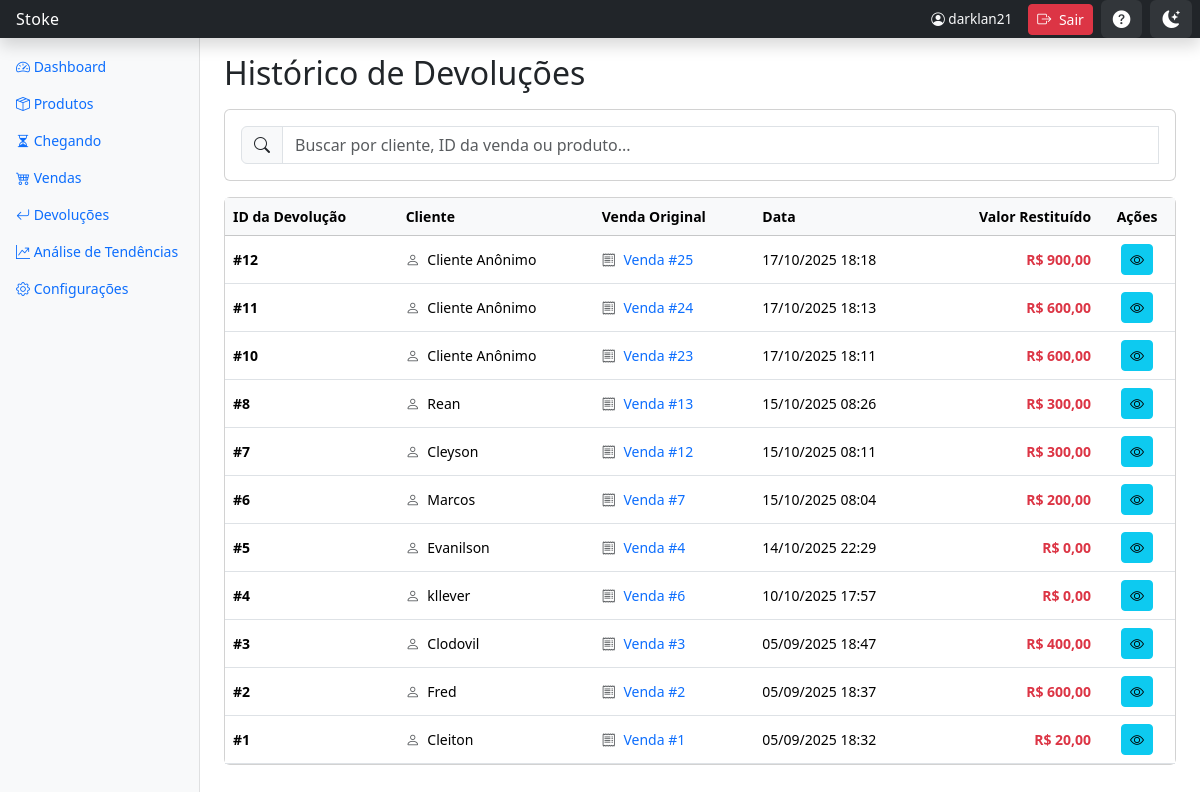
The page /devolucoes/ (signed in) on the database its author committed.
### inventario/models.py (models this page shows, shortened)
class Devolucao(models.Model):
    venda_original = models.ForeignKey(Venda, on_delete=models.CASCADE, related_name='devolucoes')
    data = models.DateTimeField(default=timezone.now)
    motivo = models.TextField(blank=True, null=True)
    @property
    def valor_total_restituido(self):
        total = self.itens_devolvidos.aggregate(
            total=Sum(F('quantidade') * F('item_venda_original__preco_venda_unitario'))
        )['total']
        return total or Decimal('0.00')

class Venda(models.Model):
    TIPO_VENDA_CHOICES = [
        ('LOJA', 'Loja'),
        ('EXTERNA', 'Externa'),
    ]
    STATUS_CHOICES = [
        ('CONCLUIDA', 'Concluída'),
        ('CANCELADA', 'Cancelada'),
    ]
    TIPO_PAGAMENTO_CHOICES = [
        ('DINHEIRO', 'Dinheiro'),
        ('PIX', 'Pix'),
        ('DEBITO', 'Débito'),
        ('CREDITO', 'Crédito'),
    ]
    cliente_nome = models.CharField('Nome do Cliente', max_length=255, blank=True, null=True)
    data = models.DateTimeField(default=timezone.now)
    tipo_venda = models.CharField(max_length=10, choices=TIPO_VENDA_CHOICES, default='LOJA')
    status = models.CharField(max_length=10, choices=STATUS_CHOICES, default='CONCLUIDA')
    desconto = models.DecimalField('Desconto', max_digits=10, decimal_places=2, default=Decimal('0.00'))
    tipo_pagamento = models.CharField('Tipo de Pagamento', max_length=10, choices=TIPO_PAGAMENTO_CHOICES, default='DINHEIRO')
    parcelas = models.PositiveIntegerField('Número de Parcelas', default=1)
    taxa_aplicada = models.DecimalField('Taxa Aplicada (%)', max_digits=5, decimal_places=2, default=Decimal('0.00'))

### inventario/views.py (the view)
# urls.py: path('devolucoes/', views.listar_devolucoes, name='listar_devolucoes'),
def listar_devolucoes(request):
    venda_id = request.GET.get('venda_id')
    if venda_id:
        devolucoes = Devolucao.objects.filter(
            venda_original_id=venda_id
        ).select_related('venda_original').prefetch_related(
            'itens_devolvidos',
            'itens_devolvidos__item_venda_original',
            'itens_devolvidos__item_venda_original__produto'
        ).order_by('-data')
        mensagem_filtro = f"Exibindo devoluções para a Venda #{venda_id}"
    else:
        devolucoes = Devolucao.objects.select_related(
            'venda_original'
        ).prefetch_related(
            'itens_devolvidos',
            'itens_devolvidos__item_venda_original',
            'itens_devolvidos__item_venda_original__produto'
        ).all().order_by('-data')
        mensagem_filtro = None
    paginator = Paginator(devolucoes, 15)
    page_number = request.GET.get('page')
    try:
        page_obj = paginator.get_page(page_number)
    except PageNotAnInteger:
        page_obj = paginator.get_page(1)
    except EmptyPage:
        page_obj = paginator.get_page(paginator.num_pages)
    context = {
        'page_obj': page_obj,
        'devolucoes': page_obj,  # Mantém compatibilidade com template
        'venda_id_filtrada': venda_id,
        'mensagem_filtro': mensagem_filtro
    }
    return render(request, 'inventario/listar_devolucoes.html', context)

### inventario/templates/inventario/listar_devolucoes.html (shortened to what this page needs)
{% extends 'inventario/base.html' %}
{% block content %}
<div class="row align-items-center mb-3">
    <div class="col-12">
        <h1 class="h2 mb-0">Histórico de Devoluções</h1>
    </div>
</div>
<div class="card mb-3">
    <div class="card-body py-3">
        <div class="input-group">
            <span class="input-group-text"><i class="bi bi-search"></i></span>
            <input
                type="text"
                id="searchInput"
                class="form-control"
                placeholder="Buscar por cliente, ID da venda ou produto..."
                autocomplete="off"
            >
        </div>
    </div>
</div>
<div class="card d-none d-lg-block">
    <div class="card-body p-0">
        <div class="table-responsive">
            <table class="table table-hover mb-0">
                <thead class="table-light">
                    <tr>
                        <th>ID da Devolução</th>
                        <th>Cliente</th>
                        <th>Venda Original</th>
                        <th>Data</th>
                        <th class="text-end">Valor Restituído</th>
                        <th class="text-center">Ações</th>
                    </tr>
                </thead>
                <tbody>
                    {% for devolucao in devolucoes %}
                    <tr class="align-middle">
                        <td>
                            <span class="fw-semibold">#{{ devolucao.id }}</span>
                        </td>
                        <td>
                            <i class="bi bi-person text-muted me-1"></i>
                            {{ devolucao.venda_original.cliente_nome|default:"Sem nome" }}
                        </td>
                        <td>
                            <a href="{% url 'inventario:detalhar_venda' pk=devolucao.venda_original.pk %}" class="text-decoration-none">
                                <i class="bi bi-receipt text-muted me-1"></i>
                                Venda #{{ devolucao.venda_original.id }}
                            </a>
                        </td>
                        <td>{{ devolucao.data|date:"d/m/Y H:i" }}</td>
                        <td class="text-end fw-bold text-danger">R$ {{ devolucao.valor_total_restituido|floatformat:2 }}</td>
                        <td class="text-center">
                            <a href="{% url 'inventario:detalhar_devolucao' pk=devolucao.pk %}" class="btn btn-sm btn-info" title="Detalhes">
                                <i class="bi bi-eye"></i>
                            </a>
                        </td>
                    </tr>
                    {% endfor %}
                </tbody>
            </table>
        </div>
    </div>
</div>
{% endblock %}

### inventario/templates/inventario/base.html (shortened to what this page needs)
<!DOCTYPE html>
<html lang="pt-br">
<head>
    {% load static %}
    <link href="https://cdn.jsdelivr.net/npm/bootstrap@5.3.3/dist/css/bootstrap.min.css" rel="stylesheet">
    <link rel="stylesheet" href="https://cdn.jsdelivr.net/npm/bootstrap-icons@1.11.3/font/bootstrap-icons.min.css">
</head>
<body>
    <header class="navbar navbar-dark sticky-top bg-dark flex-md-nowrap p-0 shadow">
        <a class="navbar-brand col-md-3 col-lg-2 me-0 px-3 fs-6" href="{% url 'inventario:dashboard' %}">
            Stoke
        </a>
        <div class="d-flex align-items-center">
            <span class="text-light me-3 d-none d-md-inline" style="font-size: 0.85rem;">
                <i class="bi bi-person-circle"></i> {{ user.username }}
            </span>
            <form method="post" action="{% url 'logout' %}" style="display: inline;" id="logout-form">
                <button type="button" class="btn btn-sm btn-danger me-2" title="Sair do Sistema" onclick="if(confirm('Deseja realmente sair do sistema?')){ document.getElementById('logout-form').submit(); }">
                    <i class="bi bi-box-arrow-right"></i>
                    <span class="d-none d-md-inline ms-1">Sair</span>
                </button>
            </form>
            <button id="help-toggle" class="btn btn-sm me-2" title="Recursos e Ajuda" data-bs-toggle="modal" data-bs-target="#helpModal">
                <i class="bi bi-question-circle-fill"></i>
            </button>
            <button id="theme-toggle" class="btn btn-sm me-2" title="Alternar tema">
                <i class="bi bi-moon-stars-fill" id="theme-icon"></i>
            </button>
        </div>
    </header>
    <div class="container-fluid">
        <div class="row">
            <nav id="sidebarMenu" class="col-md-3 col-lg-2 d-md-block bg-light sidebar collapse">
                <div class="position-sticky">
                    <ul class="nav flex-column">
                        <li class="nav-item">
                            <a href="{% url 'inventario:dashboard' %}" class="nav-link {% if request.resolver_match.url_name == 'dashboard' %}active{% endif %}" aria-current="page">
                                <i class="bi bi-speedometer2"></i> Dashboard
                            </a>
                        </li>
                        <li class="nav-item">
                            <a href="{% url 'inventario:listar_produtos' %}" class="nav-link {% if 'produto' in request.resolver_match.url_name or 'adicionar_estoque' in request.resolver_match.url_name %}active{% endif %}">
                                <i class="bi bi-box-seam"></i> Produtos
                            </a>
                        </li>
                        <li class="nav-item">
                            <a class="nav-link {% if 'chegando' in request.resolver_match.url_name or 'incluir_no_estoque' in request.resolver_match.url_name %}active{% endif %}" href="{% url 'inventario:listar_produtos_chegando' %}">
                                <i class="bi bi-hourglass-split"></i> Chegando
                            </a>
                        </li>
                        <li class="nav-item">
                            <a class="nav-link {% if 'venda' in request.resolver_match.url_name %}active{% endif %}" href="{% url 'inventario:listar_vendas' %}">
                                <i class="bi bi-cart4"></i> Vendas
                            </a>
                        </li>
                        <li class="nav-item">
                            <a class="nav-link {% if 'devolucao' in request.resolver_match.url_name %}active{% endif %}" href="{% url 'inventario:listar_devolucoes' %}">
                                <i class="bi bi-arrow-return-left"></i> Devoluções
                            </a>
                        </li>
                        <li class="nav-item">
                            <a class="nav-link {% if request.resolver_match.url_name == 'analise_tendencias' %}active{% endif %}" href="{% url 'inventario:analise_tendencias' %}">
                                <i class="bi bi-graph-up-arrow"></i> Análise de Tendências
                            </a>
                        </li>
                        <li class="nav-item">
                            <a href="{% url 'inventario:configuracoes' %}" class="nav-link {% if request.resolver_match.url_name == 'configuracoes' %}active{% endif %}">
                                <i class="bi bi-gear"></i> Configurações
                            </a>
                        </li>
                    </ul>
                </div>
            </nav>
            <main class="col-md-9 ms-sm-auto col-lg-10 px-md-4">
                <div class="pt-3 pb-2 mb-3">
                    {% block content %}{% endblock %}
                </div>
            </main>
        </div>
    </div>
</body>
</html>

### inventario/templates/inventario/base.html (style rules this page uses)
body { font-size: .875rem; }
.sidebar { position: fixed; top: 0; bottom: 0; left: 0; z-index: 100; padding: 48px 0 0; box-shadow: inset -1px 0 0 rgba(0, 0, 0, .1); }
.navbar-brand { font-weight: 500; letter-spacing: 0.3px; }
#theme-toggle { background-color: rgba(255, 255, 255, 0.08); border: none; color: #fff; padding: 6px 12px; border-radius: 6px; transition: all 0.3s ease; }
#theme-icon { font-size: 1.1rem; }
#help-toggle { background-color: rgba(255, 255, 255, 0.08); border: none; color: #fff; padding: 6px 12px; border-radius: 6px; transition: all 0.3s ease; }
#help-toggle .bi { font-size: 1.1rem; }
body, .card, .table, .sidebar, .form-control, .form-select, .btn, .badge, .alert { transition: background-color 0.3s ease, color 0.3s ease, border-color 0.3s ease; }
.card-body, .table-responsive { overflow-x: auto; }

### rows shown on the page
Devolucao: id "12", venda_original.cliente_nome "Cliente Anônimo", venda_original.id "25", data "17/10/2025 18:18", valor_total_restituido "900,00"
Devolucao: id "11", venda_original.cliente_nome "Cliente Anônimo", venda_original.id "24", data "17/10/2025 18:13", valor_total_restituido "600,00"
Devolucao: id "10", venda_original.cliente_nome "Cliente Anônimo", venda_original.id "23", data "17/10/2025 18:11", valor_total_restituido "600,00"
Devolucao: id "8", venda_original.cliente_nome "Rean", venda_original.id "13", data "15/10/2025 08:26", valor_total_restituido "300,00"
Devolucao: id "7", venda_original.cliente_nome "Cleyson", venda_original.id "12", data "15/10/2025 08:11", valor_total_restituido "300,00"
Devolucao: id "6", venda_original.cliente_nome "Marcos", venda_original.id "7", data "15/10/2025 08:04", valor_total_restituido "200,00"
Devolucao: id "5", venda_original.cliente_nome "Evanilson", venda_original.id "4", data "14/10/2025 22:29", valor_total_restituido "0,00"
Devolucao: id "4", venda_original.cliente_nome "kllever", venda_original.id "6", data "10/10/2025 17:57", valor_total_restituido "0,00"
Devolucao: id "3", venda_original.cliente_nome "Clodovil", venda_original.id "3", data "05/09/2025 18:47", valor_total_restituido "400,00"
Devolucao: id "2", venda_original.cliente_nome "Fred", venda_original.id "2", data "05/09/2025 18:37", valor_total_restituido "600,00"
Devolucao: id "1", venda_original.cliente_nome "Cleiton", venda_original.id "1", data "05/09/2025 18:32", valor_total_restituido "20,00"

### other values the page prints
{{ user.username }} "darklan21"
